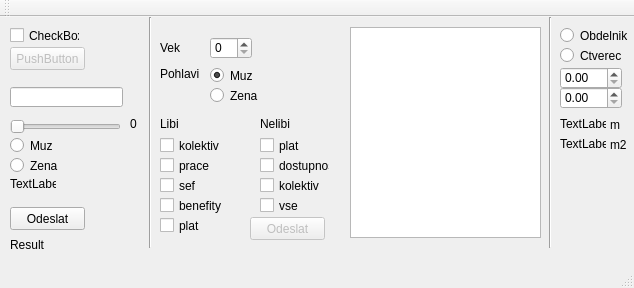
<?xml version="1.0" encoding="UTF-8"?>
<ui version="4.0">
 <class>MainWindow</class>
 <widget class="QMainWindow" name="MainWindow">
  <property name="geometry">
   <rect>
    <x>0</x>
    <y>0</y>
    <width>634</width>
    <height>288</height>
   </rect>
  </property>
  <property name="windowTitle">
   <string>MainWindow</string>
  </property>
  <widget class="QWidget" name="centralWidget">
   <widget class="QPushButton" name="pushButton">
    <property name="enabled">
     <bool>false</bool>
    </property>
    <property name="geometry">
     <rect>
      <x>10</x>
      <y>30</y>
      <width>75</width>
      <height>23</height>
     </rect>
    </property>
    <property name="text">
     <string>PushButton</string>
    </property>
   </widget>
   <widget class="QCheckBox" name="checkBox">
    <property name="geometry">
     <rect>
      <x>10</x>
      <y>10</y>
      <width>70</width>
      <height>17</height>
     </rect>
    </property>
    <property name="text">
     <string>CheckBox</string>
    </property>
   </widget>
   <widget class="QRadioButton" name="muz">
    <property name="geometry">
     <rect>
      <x>10</x>
      <y>120</y>
      <width>82</width>
      <height>17</height>
     </rect>
    </property>
    <property name="text">
     <string>Muz</string>
    </property>
    <property name="checked">
     <bool>false</bool>
    </property>
   </widget>
   <widget class="QRadioButton" name="zena">
    <property name="geometry">
     <rect>
      <x>10</x>
      <y>140</y>
      <width>82</width>
      <height>17</height>
     </rect>
    </property>
    <property name="text">
     <string>Zena</string>
    </property>
   </widget>
   <widget class="QLabel" name="pohlavi">
    <property name="geometry">
     <rect>
      <x>10</x>
      <y>160</y>
      <width>46</width>
      <height>13</height>
     </rect>
    </property>
    <property name="text">
     <string>TextLabel</string>
    </property>
   </widget>
   <widget class="QPushButton" name="pushButton_2">
    <property name="geometry">
     <rect>
      <x>10</x>
      <y>190</y>
      <width>75</width>
      <height>23</height>
     </rect>
    </property>
    <property name="text">
     <string>Odeslat</string>
    </property>
   </widget>
   <widget class="QLineEdit" name="lineEdit">
    <property name="geometry">
     <rect>
      <x>10</x>
      <y>70</y>
      <width>113</width>
      <height>20</height>
     </rect>
    </property>
   </widget>
   <widget class="QSlider" name="horizontalSlider">
    <property name="geometry">
     <rect>
      <x>10</x>
      <y>100</y>
      <width>111</width>
      <height>19</height>
     </rect>
    </property>
    <property name="orientation">
     <enum>Qt::Horizontal</enum>
    </property>
   </widget>
   <widget class="QLabel" name="label">
    <property name="geometry">
     <rect>
      <x>130</x>
      <y>100</y>
      <width>46</width>
      <height>13</height>
     </rect>
    </property>
    <property name="text">
     <string>0</string>
    </property>
   </widget>
   <widget class="QLabel" name="label_2">
    <property name="geometry">
     <rect>
      <x>10</x>
      <y>220</y>
      <width>131</width>
      <height>16</height>
     </rect>
    </property>
    <property name="text">
     <string>Result</string>
    </property>
   </widget>
   <widget class="Line" name="line">
    <property name="geometry">
     <rect>
      <x>140</x>
      <y>0</y>
      <width>20</width>
      <height>231</height>
     </rect>
    </property>
    <property name="orientation">
     <enum>Qt::Vertical</enum>
    </property>
   </widget>
   <widget class="QSpinBox" name="spinBox">
    <property name="geometry">
     <rect>
      <x>210</x>
      <y>20</y>
      <width>42</width>
      <height>22</height>
     </rect>
    </property>
   </widget>
   <widget class="QLabel" name="label_3">
    <property name="geometry">
     <rect>
      <x>160</x>
      <y>20</y>
      <width>46</width>
      <height>21</height>
     </rect>
    </property>
    <property name="text">
     <string>Vek</string>
    </property>
   </widget>
   <widget class="QLabel" name="label_4">
    <property name="geometry">
     <rect>
      <x>160</x>
      <y>50</y>
      <width>46</width>
      <height>13</height>
     </rect>
    </property>
    <property name="text">
     <string>Pohlavi</string>
    </property>
   </widget>
   <widget class="QRadioButton" name="muz2">
    <property name="geometry">
     <rect>
      <x>210</x>
      <y>50</y>
      <width>82</width>
      <height>17</height>
     </rect>
    </property>
    <property name="text">
     <string>Muz</string>
    </property>
    <property name="checked">
     <bool>true</bool>
    </property>
   </widget>
   <widget class="QRadioButton" name="zena2">
    <property name="geometry">
     <rect>
      <x>210</x>
      <y>70</y>
      <width>82</width>
      <height>17</height>
     </rect>
    </property>
    <property name="text">
     <string>Zena</string>
    </property>
   </widget>
   <widget class="QLabel" name="label_5">
    <property name="geometry">
     <rect>
      <x>160</x>
      <y>100</y>
      <width>46</width>
      <height>13</height>
     </rect>
    </property>
    <property name="text">
     <string>Libi</string>
    </property>
   </widget>
   <widget class="QLabel" name="label_6">
    <property name="geometry">
     <rect>
      <x>260</x>
      <y>100</y>
      <width>46</width>
      <height>13</height>
     </rect>
    </property>
    <property name="text">
     <string>Nelibi</string>
    </property>
   </widget>
   <widget class="QCheckBox" name="kolektiv">
    <property name="geometry">
     <rect>
      <x>160</x>
      <y>120</y>
      <width>70</width>
      <height>17</height>
     </rect>
    </property>
    <property name="text">
     <string>kolektiv</string>
    </property>
   </widget>
   <widget class="QCheckBox" name="prace">
    <property name="geometry">
     <rect>
      <x>160</x>
      <y>140</y>
      <width>70</width>
      <height>17</height>
     </rect>
    </property>
    <property name="text">
     <string>prace</string>
    </property>
   </widget>
   <widget class="QCheckBox" name="sef">
    <property name="geometry">
     <rect>
      <x>160</x>
      <y>160</y>
      <width>70</width>
      <height>17</height>
     </rect>
    </property>
    <property name="text">
     <string>sef</string>
    </property>
   </widget>
   <widget class="QCheckBox" name="benefity">
    <property name="geometry">
     <rect>
      <x>160</x>
      <y>180</y>
      <width>70</width>
      <height>17</height>
     </rect>
    </property>
    <property name="text">
     <string>benefity</string>
    </property>
   </widget>
   <widget class="QCheckBox" name="plat">
    <property name="geometry">
     <rect>
      <x>160</x>
      <y>200</y>
      <width>70</width>
      <height>17</height>
     </rect>
    </property>
    <property name="text">
     <string>plat</string>
    </property>
   </widget>
   <widget class="QCheckBox" name="platN">
    <property name="geometry">
     <rect>
      <x>260</x>
      <y>120</y>
      <width>70</width>
      <height>17</height>
     </rect>
    </property>
    <property name="text">
     <string>plat</string>
    </property>
   </widget>
   <widget class="QCheckBox" name="dostupnost">
    <property name="geometry">
     <rect>
      <x>260</x>
      <y>140</y>
      <width>70</width>
      <height>17</height>
     </rect>
    </property>
    <property name="text">
     <string>dostupnost</string>
    </property>
   </widget>
   <widget class="QCheckBox" name="kolektivN">
    <property name="geometry">
     <rect>
      <x>260</x>
      <y>160</y>
      <width>70</width>
      <height>17</height>
     </rect>
    </property>
    <property name="text">
     <string>kolektiv</string>
    </property>
   </widget>
   <widget class="QCheckBox" name="vse">
    <property name="geometry">
     <rect>
      <x>260</x>
      <y>180</y>
      <width>70</width>
      <height>17</height>
     </rect>
    </property>
    <property name="text">
     <string>vse</string>
    </property>
   </widget>
   <widget class="QPushButton" name="pushButton_3">
    <property name="enabled">
     <bool>false</bool>
    </property>
    <property name="geometry">
     <rect>
      <x>250</x>
      <y>200</y>
      <width>75</width>
      <height>23</height>
     </rect>
    </property>
    <property name="text">
     <string>Odeslat</string>
    </property>
   </widget>
   <widget class="QTextBrowser" name="vysledek">
    <property name="geometry">
     <rect>
      <x>350</x>
      <y>10</y>
      <width>191</width>
      <height>211</height>
     </rect>
    </property>
   </widget>
   <widget class="Line" name="line_2">
    <property name="geometry">
     <rect>
      <x>540</x>
      <y>0</y>
      <width>20</width>
      <height>231</height>
     </rect>
    </property>
    <property name="orientation">
     <enum>Qt::Vertical</enum>
    </property>
   </widget>
   <widget class="QRadioButton" name="radioButton">
    <property name="geometry">
     <rect>
      <x>560</x>
      <y>10</y>
      <width>82</width>
      <height>17</height>
     </rect>
    </property>
    <property name="text">
     <string>Obdelnik</string>
    </property>
   </widget>
   <widget class="QRadioButton" name="radioButton_2">
    <property name="geometry">
     <rect>
      <x>560</x>
      <y>30</y>
      <width>82</width>
      <height>17</height>
     </rect>
    </property>
    <property name="text">
     <string>Ctverec</string>
    </property>
   </widget>
   <widget class="QDoubleSpinBox" name="a">
    <property name="geometry">
     <rect>
      <x>560</x>
      <y>50</y>
      <width>62</width>
      <height>22</height>
     </rect>
    </property>
   </widget>
   <widget class="QDoubleSpinBox" name="b">
    <property name="geometry">
     <rect>
      <x>560</x>
      <y>70</y>
      <width>62</width>
      <height>22</height>
     </rect>
    </property>
   </widget>
   <widget class="QLabel" name="obvod">
    <property name="geometry">
     <rect>
      <x>560</x>
      <y>100</y>
      <width>46</width>
      <height>13</height>
     </rect>
    </property>
    <property name="text">
     <string>TextLabel</string>
    </property>
   </widget>
   <widget class="QLabel" name="obsah">
    <property name="geometry">
     <rect>
      <x>560</x>
      <y>120</y>
      <width>46</width>
      <height>13</height>
     </rect>
    </property>
    <property name="text">
     <string>TextLabel</string>
    </property>
   </widget>
   <widget class="QLabel" name="label_9">
    <property name="geometry">
     <rect>
      <x>610</x>
      <y>100</y>
      <width>16</width>
      <height>16</height>
     </rect>
    </property>
    <property name="text">
     <string>m</string>
    </property>
   </widget>
   <widget class="QLabel" name="label_10">
    <property name="geometry">
     <rect>
      <x>610</x>
      <y>120</y>
      <width>16</width>
      <height>16</height>
     </rect>
    </property>
    <property name="text">
     <string>m2</string>
    </property>
   </widget>
  </widget>
  <widget class="QMenuBar" name="menuBar">
   <property name="geometry">
    <rect>
     <x>0</x>
     <y>0</y>
     <width>634</width>
     <height>21</height>
    </rect>
   </property>
  </widget>
  <widget class="QToolBar" name="mainToolBar">
   <attribute name="toolBarArea">
    <enum>TopToolBarArea</enum>
   </attribute>
   <attribute name="toolBarBreak">
    <bool>false</bool>
   </attribute>
  </widget>
  <widget class="QStatusBar" name="statusBar"/>
 </widget>
 <layoutdefault spacing="6" margin="11"/>
 <resources/>
 <connections>
  <connection>
   <sender>checkBox</sender>
   <signal>toggled(bool)</signal>
   <receiver>pushButton</receiver>
   <slot>setEnabled(bool)</slot>
   <hints>
    <hint type="sourcelabel">
     <x>35</x>
     <y>53</y>
    </hint>
    <hint type="destinationlabel">
     <x>19</x>
     <y>77</y>
    </hint>
   </hints>
  </connection>
  <connection>
   <sender>horizontalSlider</sender>
   <signal>sliderMoved(int)</signal>
   <receiver>label</receiver>
   <slot>setNum(int)</slot>
   <hints>
    <hint type="sourcelabel">
     <x>73</x>
     <y>141</y>
    </hint>
    <hint type="destinationlabel">
     <x>159</x>
     <y>144</y>
    </hint>
   </hints>
  </connection>
  <connection>
   <sender>radioButton_2</sender>
   <signal>toggled(bool)</signal>
   <receiver>b</receiver>
   <slot>setDisabled(bool)</slot>
   <hints>
    <hint type="sourcelabel">
     <x>594</x>
     <y>72</y>
    </hint>
    <hint type="destinationlabel">
     <x>588</x>
     <y>113</y>
    </hint>
   </hints>
  </connection>
 </connections>
</ui>
